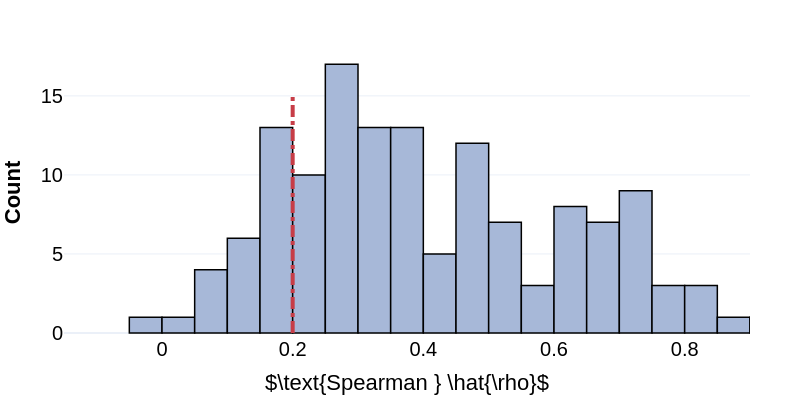

Source (notebook cell):
### Code cell
import plotly.express as px

# Data for histogram
values = list(correlation_list.values())
custom_colorscale = ['#F4A300', '#c73d47']

# Create the histogram with density normalization
fig2 = px.histogram(
    values,
    labels={'x': 'Correlation Coefficient', 'y': 'Density'},
    title=None,
    color_discrete_sequence=['#a7b8d8'],  # Set the color to a shade of orange
)   

# Update layout for presentation
fig2.update_layout(
    template='plotly_white',
    margin=dict(l=50, r=50, t=50, b=10),  # Adjust margins for a balanced look
    autosize=True,
    yaxis_title='<b>Count</b>',  # Explicit y-axis title
    xaxis_title=r'$\text{Spearman } \hat{\rho}$',  # Explicit x-axis title
    yaxis_title_font=dict(size=22),  # Adjust y-axis font size
    xaxis_title_font=dict(size=22),  # Adjust x-axis font size
    font=dict(size=20, color = 'black', family = 'Arial'),  # General font size for labels and titles
    width=800,  # Set figure width (optional for better control)
    height=400,  # Set figure height (optional for better control)
    showlegend=False  # Remove the legend
)

fig2.add_shape(
    type="line",
    x0=0.2, y0=0, x1=0.2, y1=15,
    line=dict(color="#c73d47", width=4, dash="dashdot"),
)

# Set transparency level and add a solid line around each bar
fig2.update_traces(
    opacity=1,  # Set the transparency (0 = fully transparent, 1 = fully opaque)
    marker_line_color='black',  # Color of the line around each bar
    marker_line_width=1.5,  # Width of the line around each bar
   xbins=dict(size=0.05)
)

fig2.update_xaxes(range=[-0.15, 0.9])

### Figure 1 — Plotly figure (JSON) as saved in the notebook; plotly's stock layout.template omitted (floating-point values rounded to 4 significant figures; data arrays with more than 128 entries replaced by an {"elided": "..."} marker saying what was removed)
{"data": [{"bingroup": "x", "hovertemplate": "variable=0<br>value=%{x}<br>count=%{y}<extra></extra>", "legendgroup": "0", "marker": {"color": "#a7b8d8", "line": {"color": "black", "width": 1.5}, "pattern": {"shape": ""}}, "name": "0", "opacity": 1, "orientation": "v", "showlegend": true, "type": "histogram", "x": {"elided": "137 float values"}, "xaxis": "x", "xbins": {"size": 0.05}, "yaxis": "y"}], "layout": {"autosize": true, "barmode": "relative", "font": {"color": "black", "family": "Arial", "size": 20}, "height": 400, "legend": {"title": {"text": "variable"}, "tracegroupgap": 0}, "margin": {"b": 10, "l": 50, "r": 50, "t": 50}, "shapes": [{"line": {"color": "#c73d47", "dash": "dashdot", "width": 4}, "type": "line", "x0": 0.2, "x1": 0.2, "y0": 0, "y1": 15}], "showlegend": false, "width": 800, "xaxis": {"anchor": "y", "domain": [0, 1], "range": [-0.15, 0.9], "title": {"font": {"size": 22}, "text": "$\\text{Spearman } \\hat{\\rho}$"}}, "yaxis": {"anchor": "x", "domain": [0, 1], "title": {"font": {"size": 22}, "text": "<b>Count</b>"}}}}
